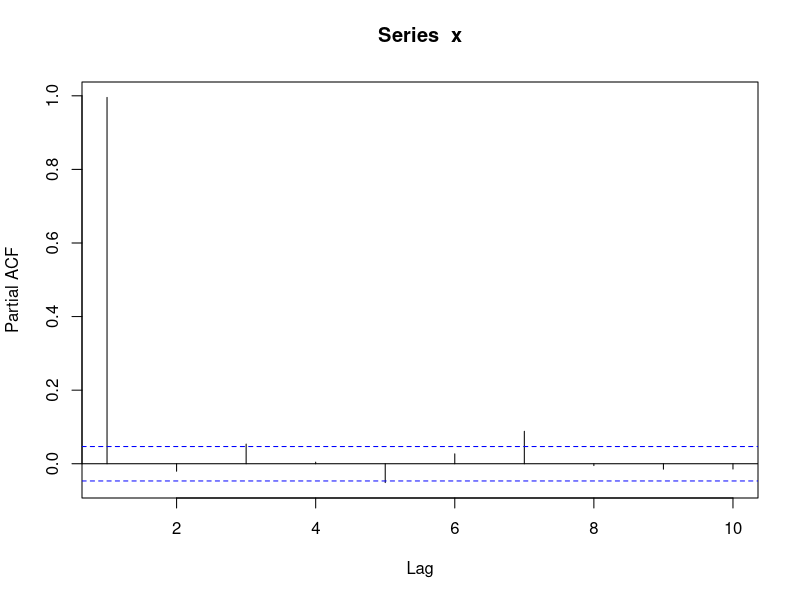
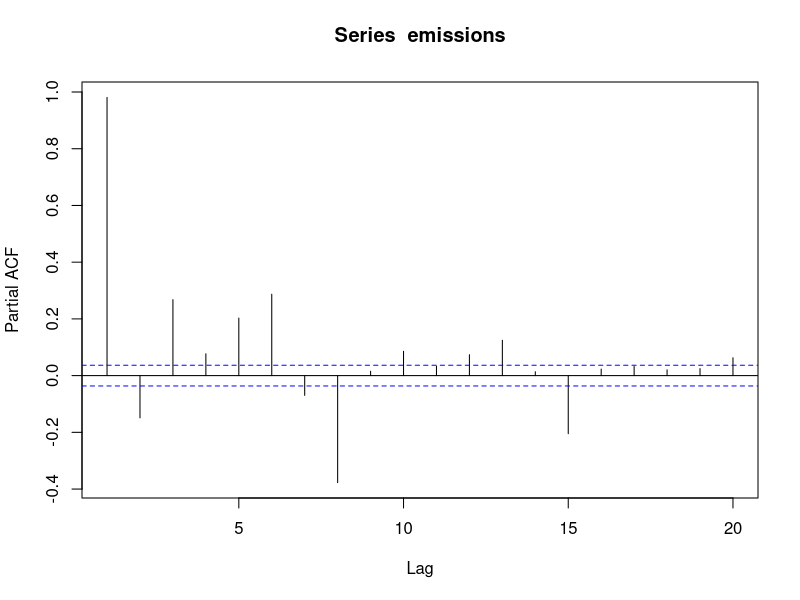
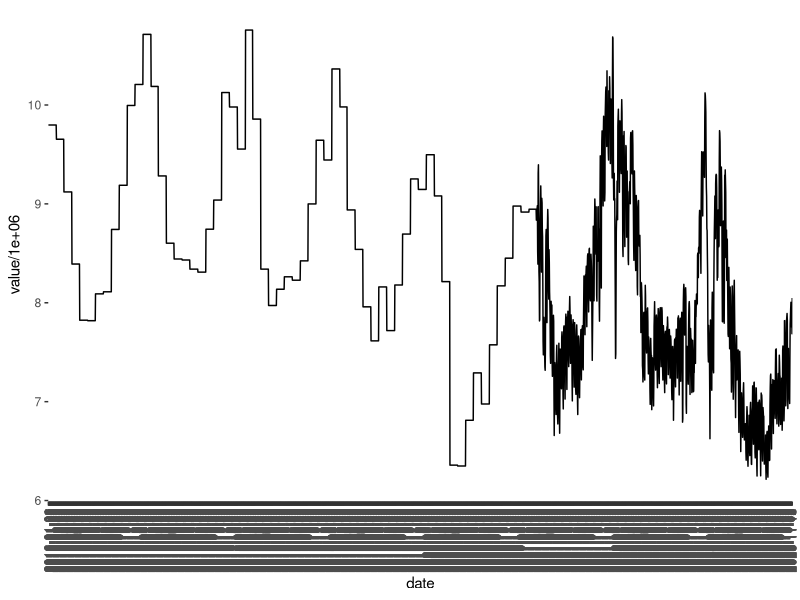
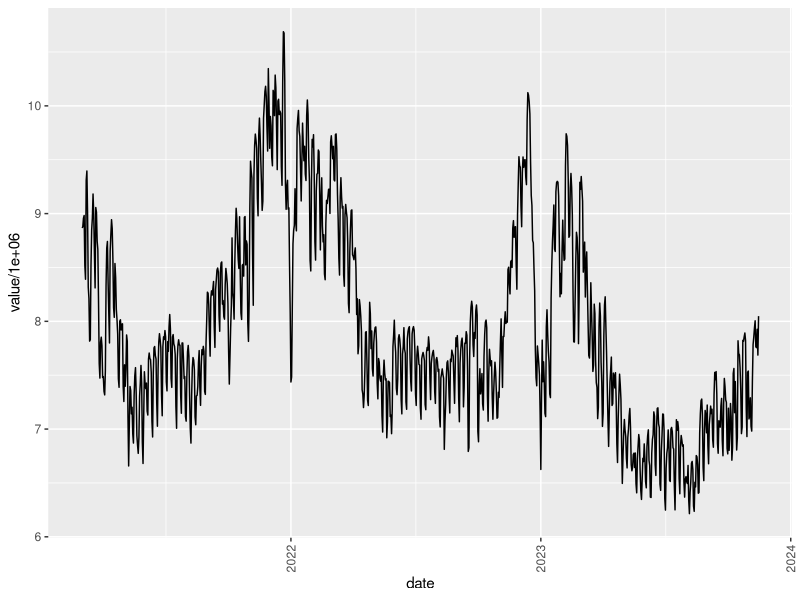
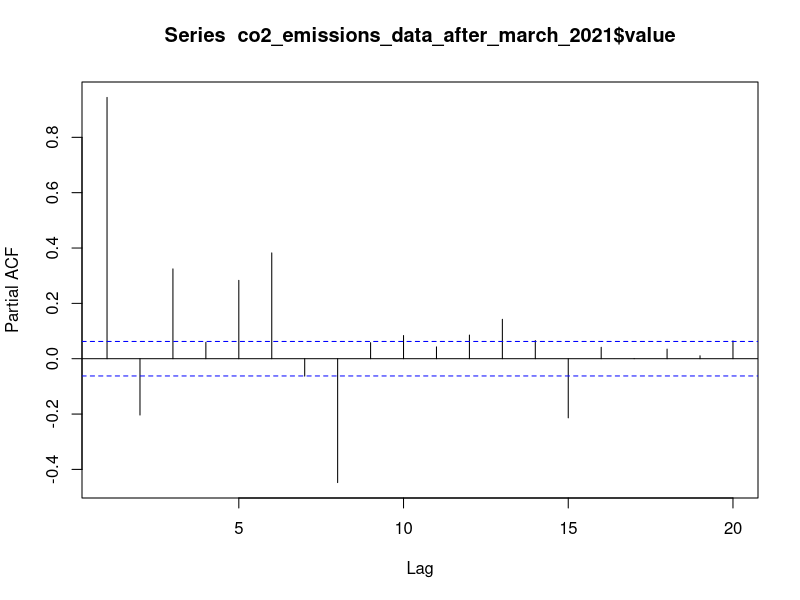
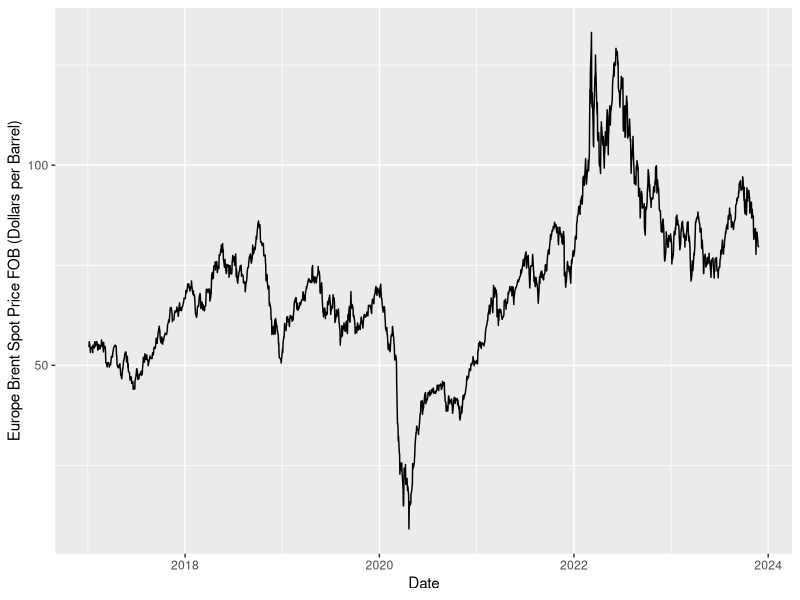
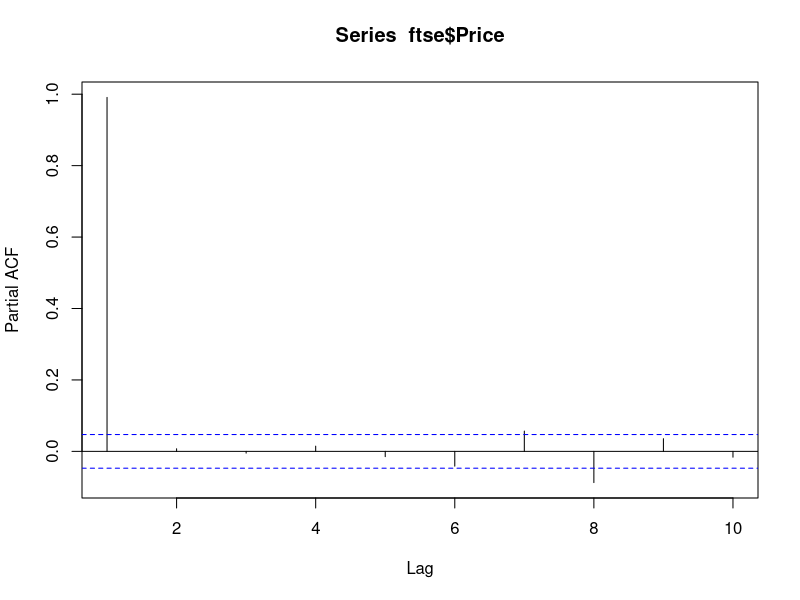
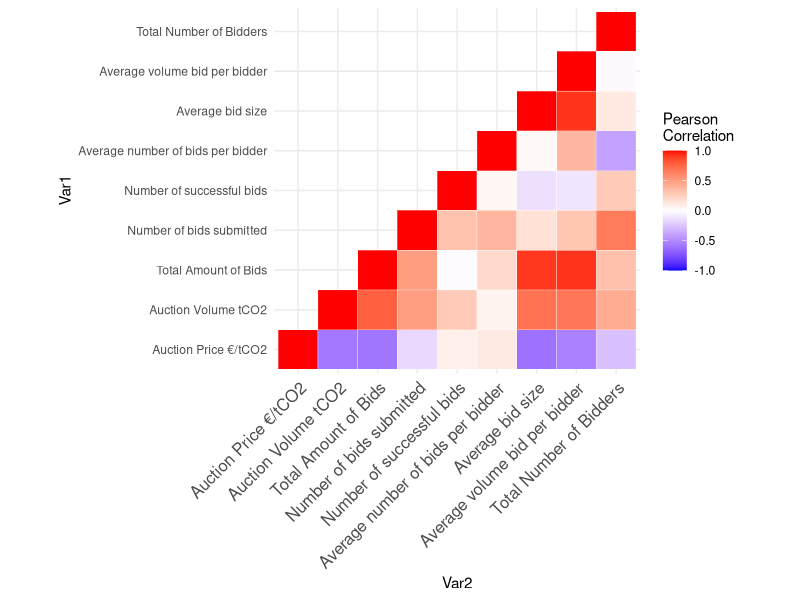

Recreate these plots in R, in order.
library(readxl)
library(tseries)
library(ggplot2)
library(tidyverse)
library(reshape2)

#Trying to find autoregression lag of brent crude oil prices

#Start by reading in the crude oil prices
brent_crude_proces<- read_excel("brent_crude_prices.xlsx")
x<- brent_crude_proces$`Europe Brent Spot Price FOB (Dollars per Barrel)`
pacf(x, lag = 10, pl=TRUE)

#We can tell from the partial autocorrelation that he spike at lag 1 is much much higher than at subsequent lags.
#So we can say crude oil has a AR(1) structure. 


#What about co2 emissions?
co2_emissions_data<-read.csv("co2_emission.csv")
emissions<- co2_emissions_data$value

pacf(emissions, lag=20, pl=TRUE)

#This doesn't look so great. 
#Graphing CO2 Emissions
ggplot(data=co2_emissions_data, aes(date, y=value/1000000))+
  geom_line(group=1)+theme(axis.text.x = element_text(angle = 90, vjust = 0.5, hjust=1))

#Aha. Now we can see that prior to 3/1/2021, all the CO2 emissions data was the same for each month.
#So let's filter for dates after that and try the lag again. 

co2_emissions_data$date<- as.Date(co2_emissions_data$date)

co2_emissions_data_after_march_2021<- co2_emissions_data |> filter(
                                                          date>"2021-03-01"
)

#Graph again:

ggplot(data=co2_emissions_data_after_march_2021, aes(date, y=value/1000000))+
  geom_line(group=1)+theme(axis.text.x = element_text(angle = 90, vjust = 0.5, hjust=1))

#Let's try the autocorrelation now:
 pacf(co2_emissions_data_after_march_2021$value, lag=20, pl=TRUE)
 
 


#Graphin brent crude oil
ggplot(data=brent_crude_proces, aes(x=Date, `Europe Brent Spot Price FOB (Dollars per Barrel)`))+
  geom_line()



#Reading FTSE in 

ftse<- read.csv("FTSE 100 Historical Data.csv")
ftse$Price<- as.numeric(str_replace(ftse$Price, ",",""))

pacf(ftse$Price, lag=10, pl=TRUE)

#Positive signs here. 


#So let's shelve the autoregressive stuff for the time being and have a wee look at correlations

#Reading in the auction data:
eu_ets_data<-read_excel("EU-ETS-data.xlsx")

#removing na's and selecting the right columns
eu_ets_variable_cor<- eu_ets_data |> select(`Auction Price €/tCO2`,
              `Auction Volume tCO2`:`Average volume bid per bidder`,
              `Total Number of Bidders`) |> filter(
                is.na(`Auction Price €/tCO2`)==FALSE
              )

cor_matrix<- cor(eu_ets_variable_cor)

# Get upper triangle of the correlation matrix
get_upper_tri <- function(cormat){
  cormat[lower.tri(cormat)]<- NA
  return(cormat)
}

upper_tri <- get_upper_tri(cor_matrix)
melted_cormat <- melt(upper_tri, na.rm = TRUE)

ggplot(data = melted_cormat, aes(Var2, Var1, fill = value))+
  geom_tile(color = "white")+
  scale_fill_gradient2(low = "blue", high = "red", mid = "white", 
                       midpoint = 0, limit = c(-1,1), space = "Lab", 
                       name="Pearson\nCorrelation") +
  theme_minimal()+ 
  theme(axis.text.x = element_text(angle = 45, vjust = 1, 
                                   size = 12, hjust = 1))+
  coord_fixed()




#Combining datasets, adding crude oil prices and stock prices

eu_ets_data$Date<- as.Date(eu_ets_data$Date)
brent_crude_proces$Date<- as.Date(brent_crude_proces$Date)
ftse$Date<- as.Date(ftse$Date)

auction_and_oil<- merge(x=eu_ets_data,y=brent_crude_proces, 
                         by="Date", all.x=TRUE) 

auction_and_oil<-auction_and_oil |> filter(is.na(auction_and_oil$`Europe Brent Spot Price FOB (Dollars per Barrel)`)==FALSE)

oil_prices<- auction_and_oil$`Europe Brent Spot Price FOB (Dollars per Barrel)`
pacf(oil_prices, lag=10, pl=TRUE)

ets_stock_and_oil_data<- merge(x=auction_and_oil, y= ftse, by='Date', all.x=TRUE)


#Creating Durbin Watson Tests
